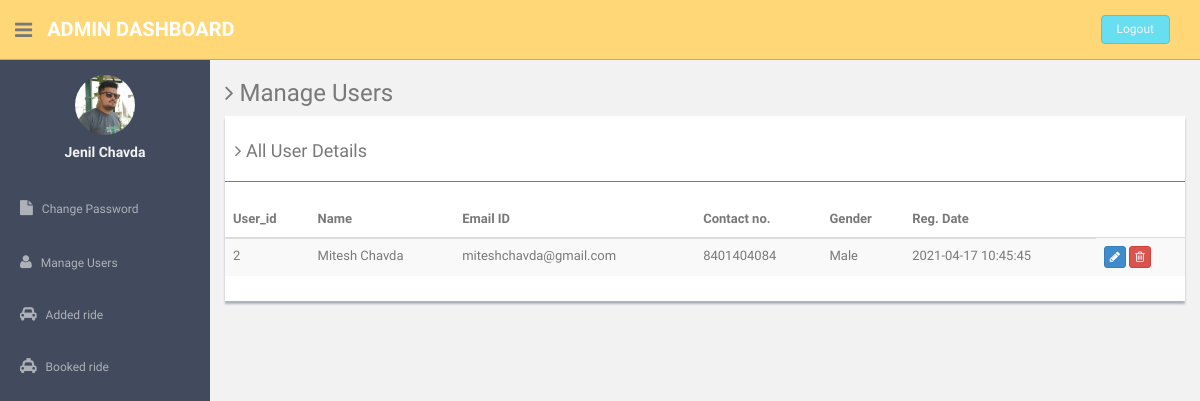
The page /admin/manage-users.php (signed in) on the database its author committed.
### tables this page shows
CREATE TABLE `users` (
  `id` int(5) NOT NULL,
  `name` varchar(100) NOT NULL,
  `email` varchar(250) NOT NULL,
  `mo_num` varchar(12) NOT NULL,
  `gender` varchar(8) NOT NULL,
  `pass` varchar(250) NOT NULL,
  `pro_img` varchar(250) NOT NULL,
  `type` varchar(50) NOT NULL DEFAULT 'user',
  `reg_time` timestamp NOT NULL DEFAULT CURRENT_TIMESTAMP ON UPDATE CURRENT_TIMESTAMP
);

### admin/manage-users.php (the view, shortened to what this page needs)
<?php
include'dbconnection.php';
if (strlen($_SESSION['id']==0)) {
  header('location:logout.php');
  } else{
$name = mysqli_query($con,"SELECT name FROM users WHERE id='$_SESSION[id]'");
$user_name = mysqli_fetch_assoc($name);
?><!DOCTYPE html>
<html lang="en">
  <head>
    <link href="assets/css/bootstrap.css" rel="stylesheet">
    <link href="assets/font-awesome/css/font-awesome.css" rel="stylesheet" />
    <link href="assets/css/style.css" rel="stylesheet">
    <link href="assets/css/style-responsive.css" rel="stylesheet">
  </head>
  <body>
  <section id="container" >
      <header class="header black-bg">
              <div class="sidebar-toggle-box">
                  <div class="fa fa-bars tooltips" data-placement="right" data-original-title="Toggle Navigation"></div>
              </div>
            <a href="#" class="logo"><b>Admin Dashboard</b></a>
            <div class="top-menu">
            	<ul class="nav pull-right top-menu">
                    <li><a class="logout" href="logout.php">Logout</a></li>
            	</ul>
            </div>
        </header>
      <aside>
          <div id="sidebar"  class="nav-collapse ">
              <ul class="sidebar-menu" id="nav-accordion">
              	  <p class="centered"><a href="#"><img src="assets/img/kp.jpg" class="img-circle" width="60"></a></p>
              	  <h5 class="centered"><?php echo $user_name['name'];?></h5>
                  <li class="mt">
                      <a href="change-password.php">
                          <i class="fa fa-file"></i>
                          <span>Change Password</span>
                      </a>
                  </li>
                  <li class="sub-menu">
                      <a href="manage-users.php" >
                          <i class="fa fa-user"></i>
                          <span>Manage Users</span>
                      </a>
                  </li>
                  <li class="sub-menu">
                      <a href="car_ride.php" >
                          <i class="fa fa-car"></i>
                          <span>Added ride</span>
                      </a>
                  </li>
                   <li class="sub-menu">
                      <a href="booked_ride.php" >
                          <i class="fa fa-taxi"></i>
                          <span>Booked ride</span>
                      </a>
                  </li>
              </ul>
          </div>
      </aside>
      <section id="main-content">
          <section class="wrapper">
          	<h3><i class="fa fa-angle-right"></i> Manage Users</h3>
				<div class="row">
                  <div class="col-md-12">
                      <div class="content-panel">
                          <table class="table table-striped table-advance table-hover">
	                  	  	  <h4><i class="fa fa-angle-right"></i> All User Details </h4>
	                  	  	  <hr>
                              <thead>
                              <tr>
                                  <th> User_id</th>
                                  <th class="hidden-phone"> Name</th>
                                  <th> Email ID</th>
                                  <th> Contact no.</th>
                                  <th> Gender</th>
                                  <th> Reg. Date</th>
                              </tr>
                              </thead>
                              <tbody>
                              <?php $ret=mysqli_query($con,"select * from users WHERE type='user'");
							  $cnt=1;
							  while($row=mysqli_fetch_array($ret))
							  {?>
                              <tr>
                              <td><?php echo $row['id'];?></td>
                                  <td><?php echo $row['name'];?></td>
                                  <td><?php echo $row['email'];?></td>
                                  <td><?php echo $row['mo_num'];?></td>
                                  <td><?php echo $row['gender'];?></td>  <td><?php echo $row['reg_time'];?></td>
                                  <td>
                                     <a href="update-profile.php?uid=<?php echo $row['id'];?>">
                                     <button class="btn btn-primary btn-xs"><i class="fa fa-pencil"></i></button></a>
                                     <a href="manage-users.php?id=<?php echo $row['id'];?>">
                                     <button class="btn btn-danger btn-xs" onClick="return confirm('Do you really want to delete');"><i class="fa fa-trash-o "></i></button></a>
                                  </td>
                              </tr>
                              <?php $cnt=$cnt+1; }?>
                              </tbody>
                          </table>
                      </div>
                  </div>
              </div>
		</section>
      </section
  ></section>
  </body>
</html>
<?php } ?>

### admin/assets/css/style.css (style rules this page uses)
body { color: #797979; background: #f2f2f2; font-family: 'Ruda', sans-serif; padding: 0px !important; margin: 0px !important; font-size:13px; }
ul li { list-style: none; }
a, a:hover, a:focus { text-decoration: none; outline: none; }
#container { width: 100%; height: 100%; }
hr { margin-top: 20px; margin-bottom: 20px; border: 0; border-top: 1px solid #797979; }
.centered { text-align: center; }
.mt { margin-top: 25px; }
ul.top-menu > li > .logout { color: #f2f2f2; font-size: 12px; border-radius: 4px; -webkit-border-radius: 4px; border: 1px solid #64c3c2 !important; padding: 5px 15px; margin-right: 15px; background: #68dff0; margin-top: 15px; }
#sidebar { width: 210px; height: 100%; position: fixed; background: #424a5d; }
#sidebar h5 { color: #f2f2f2; font-weight: 700; }
#sidebar ul li { position: relative; }
ul.sidebar-menu , ul.sidebar-menu li ul.sub { margin: -2px 0 0; padding: 0; }
ul.sidebar-menu { margin-top: 75px; }
ul.sidebar-menu li { margin-bottom: 5px; margin-left:10px; margin-right:10px; }
ul.sidebar-menu li.sub-menu { line-height: 15px; }
ul.sidebar-menu li a span { display: inline-block; }
ul.sidebar-menu li a { color: #aeb2b7; text-decoration: none; display: block; padding: 15px 0 15px 10px; font-size: 12px; outline: none; -webkit-transition: all 0.3s ease; -moz-transition: all 0.3s ease; -o-transition: all 0.3s ease; -ms-transition: all 0.3s ease; transition: all 0.3s ease; }
ul.sidebar-menu li a i { font-size: 15px; padding-right: 6px; }
#main-content { margin-left: 210px; }
.header, .footer { min-height: 60px; padding: 0 15px; }
.header { position: fixed; left: 0; right: 0; z-index: 1002; }
.black-bg { background: #ffd777; border-bottom: 1px solid #c9aa5f; }
.wrapper { display: inline-block; margin-top: 60px; padding-left: 15px; padding-right: 15px; padding-bottom: 15px; padding-top: 0px; width: 100%; }
a.logo { font-size: 20px; color: #ffffff; float: left; margin-top: 15px; text-transform: uppercase; }
a.logo b { font-weight: 900; }
#top_menu .nav > li, ul.top-menu > li { float: left; }
ul.top-menu > li > a { color: #666666; font-size: 16px; border-radius: 4px; -webkit-border-radius: 4px; border:1px solid #666666 !important; padding: 2px 6px; margin-right: 15px; }
.sidebar-toggle-box { float: left; padding-right: 15px; margin-top: 20px; }
.sidebar-toggle-box .fa-bars { cursor: pointer; display: inline-block; font-size: 20px; }
.content-panel { background: #ffffff; box-shadow: 0px 3px 2px #aab2bd; padding-top: 15px; padding-bottom: 5px; }
.content-panel h4 { margin-left: 10px; }

### rows shown on the page
users: name "Jenil Chavda"
users: id "2", name "Mitesh Chavda", email "miteshchavda@gmail.com", mo_num "8401404084", gender "Male", reg_time "2021-04-17 10:45:45"
